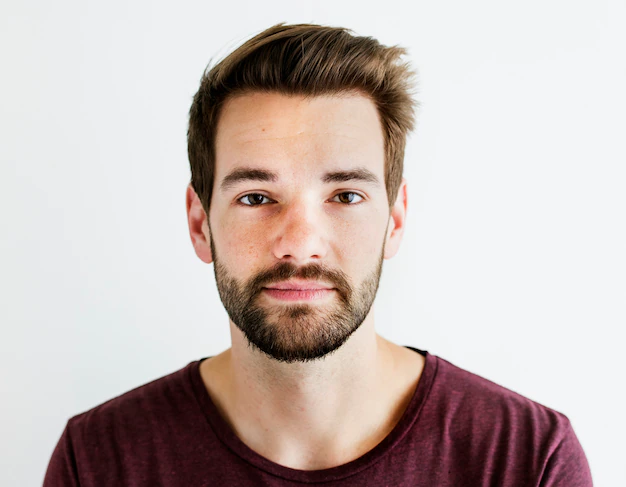
#> input picture one.webp, 626 x 487 px
$ python single_face.py
#> lines starting #> are read from the running program, lines starting #| are printed output that depends on the picture; after the words box and inside, x2 and y2 are one past the last pixel; in counts of white or black regions, pixels touching at a corner belong together
import cv2

#datset load
trainedDataset=cv2.CascadeClassifier("face.xml")

#choose img
img = cv2.imread("one.webp")
#> img is the input picture: shape (487, 626, 3); mean B, G, R 181.1, 184.8, 197.9

#conversion to black and white
greyimg = cv2.cvtColor(img , cv2.COLOR_BGR2GRAY)
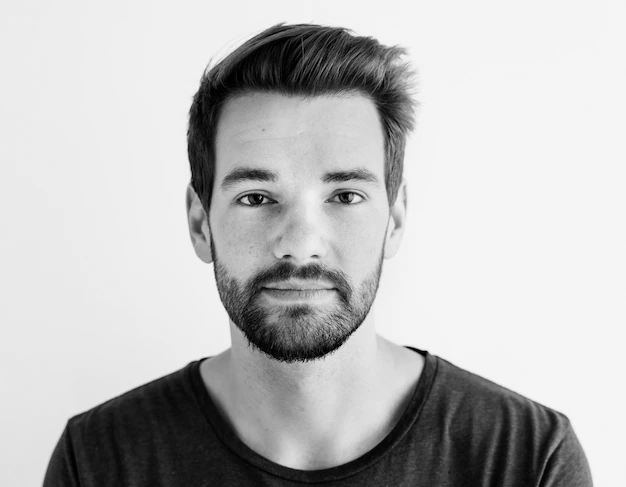
#> greyimg: shape (487, 626); min 0, max 249, mean 188.5

#detect face
faceCoordinates = trainedDataset.detectMultiScale(greyimg)
#> faceCoordinates = [[171, 92, 266, 266]]

x , y, w , h = faceCoordinates[0]
#> x = 171; y = 92; w = 266; h = 266

#drawing rectangle
cv2.rectangle(img , (x , y) , (x+w , y+h) ,(0 , 0 , 255) , 2 )
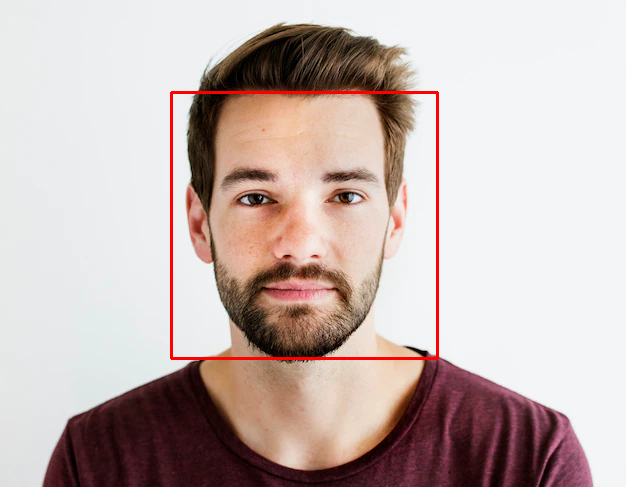
#> img: shape (487, 626, 3); 1.05% of pixels changed, all inside (x1, y1, x2, y2) = (170, 91, 439, 360)


#diplay image
cv2.imshow("single person" , img)
#this will pause the execution of program until any key is pressed
cv2.waitKey()

print("end program")

$ run again, with two.jpg saved as one.webp
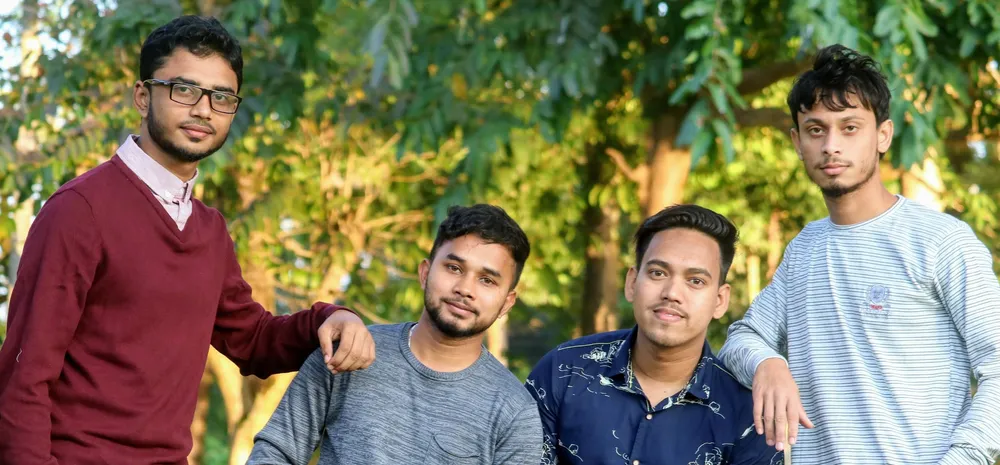
#> input picture two.jpg, 1000 x 465 px, shrunk from 3187 x 1482 before the run
#> img is the input picture: shape (465, 1000, 3); mean B, G, R 91.4, 119.9, 125.6
#> `greyimg = cv2.cvtColor(img , cv2.COLOR_BGR2GRAY)`:
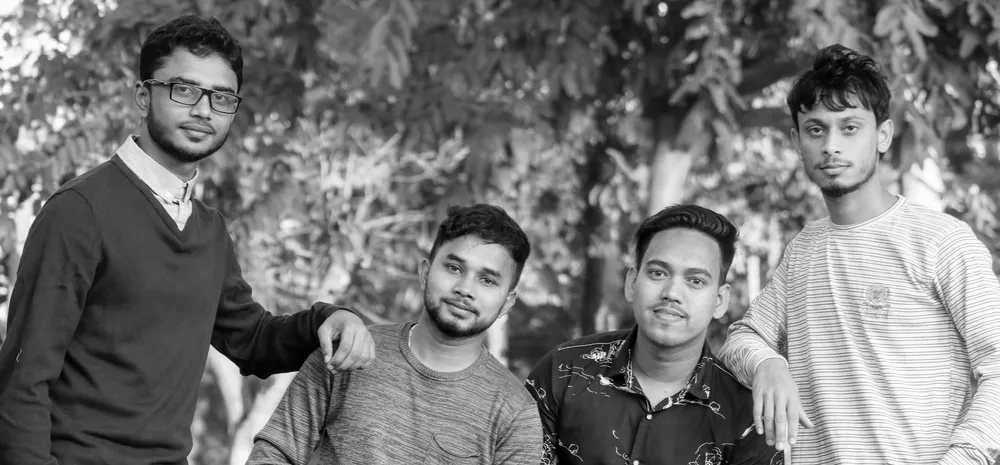
#> greyimg: shape (465, 1000); min 0, max 255, mean 118.4
#> faceCoordinates = [[377, 33, 57, 57], [883, 16, 68, 68], [861, 18, 68, 68], [788, 95, 89, 89], [622, 233, 107, 107], [142, 53, 108, 108], [419, 233, 102, 102], [399, 335, 117, 117]]
#> x = 377; y = 33; w = 57
#> `cv2.rectangle(img , (x , y) , (x+w , y+h) ,(0 , 0 , 255) , 2 )`:
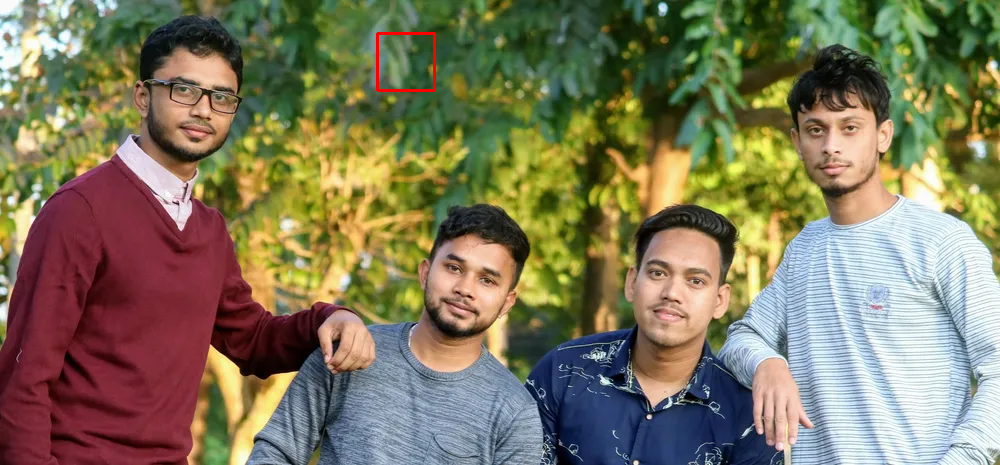
#> img: shape (465, 1000, 3); 0.15% of pixels changed, all inside (x1, y1, x2, y2) = (376, 32, 436, 92)
